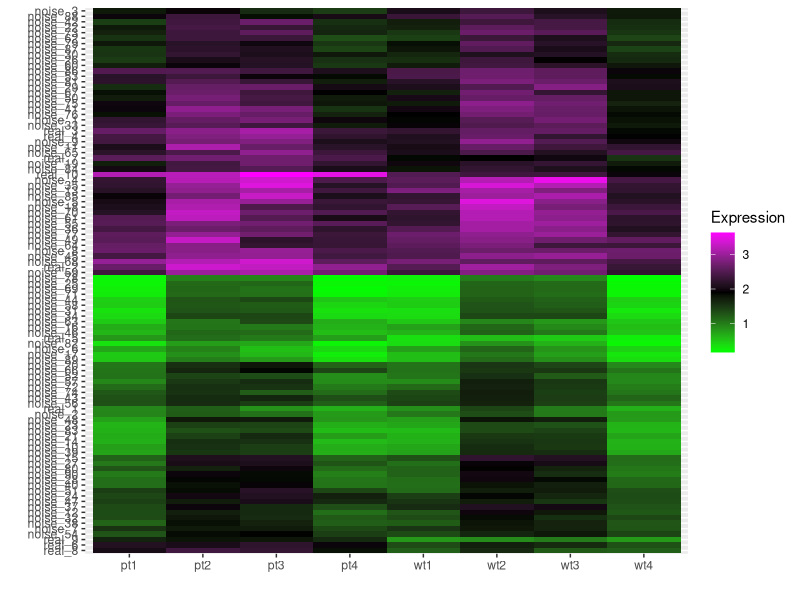
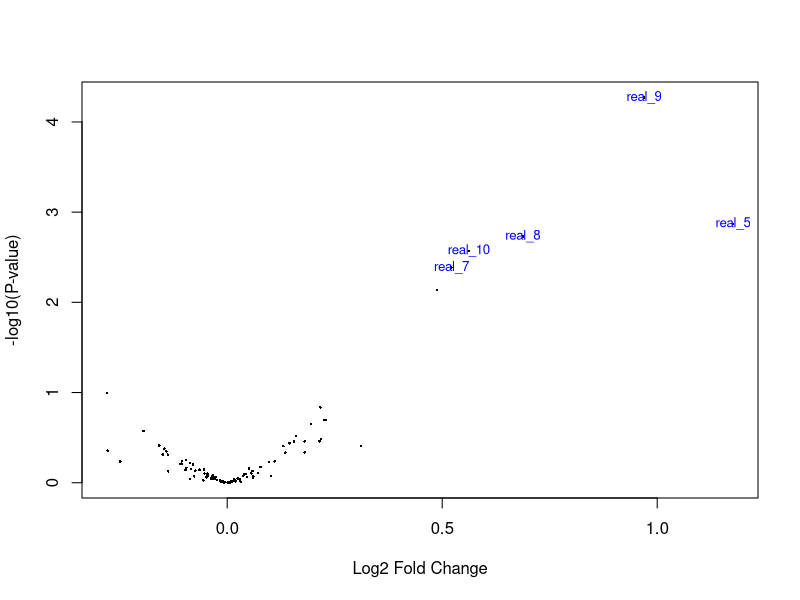
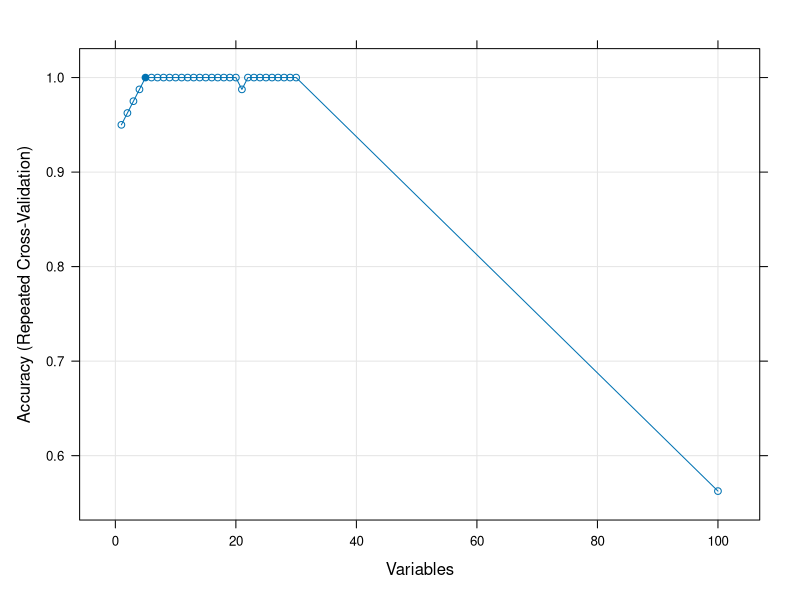

Write the R code that produced these figures, in order.
## ---- chunk 1
library(ggplot2)
library(cowplot)
# Generating subject characteristics

# Disease state
disease <- c(0,0,0,0,1,1,1,1)

# Sex
set.seed(1629)
sex <- as.numeric(runif(n = 8, min = 0, max = 1) > 0.5)

# Hidden confounding factor for each N
hcf <- runif(n = 8, min = 0, max = 1)

# Age
age <- round(runif(n = 8, min = 0, max = 1), digits = 2)

# Meta data table
meta_df <- data.frame(disease, sex, "hidden factor" = hcf, age, 
                      row.names = paste("object", seq(8)))

print(meta_df)
## ---- chunk 2
# Generate dummy data set
## Saving the genes and the random generated coefficients in two lists
feature <- list()
coef <- list()

## Generating 100 genes
for (i in seq(100)) {
  # Generate 10 genes that is related to disease
  if (i <= 10) {
    coef_sex <- runif(n = 1, min = 0, max = (1 - i/10))
    coef_hcf <- runif(n = 1, min = 0, max = (1 - i/10 - coef_sex))
    coef_age <- 1 - (i/10 + coef_sex + coef_hcf)
    noise <- runif(1, min = 0, max = 0.5)
    ident <- runif(1, min = 0, max = 2)
    basal <- rnorm(n = 8, sd = ident * 0.1, mean = ident)
    feature[[i]] <- disease * (i / 10) + sex * coef_sex + age * coef_age + hcf * coef_hcf + noise + basal
    coef[[i]] <- c(i/10, coef_sex, coef_age, coef_hcf, noise)
    next
  }
  # The rest 90 genes are not related to disease state
  coef_sex <- runif(n = 1, min = 0, max = 1)
  coef_hcf <- runif(n = 1, min = 0, max = (1 - coef_sex))
  coef_age <- 1 - (coef_sex + coef_hcf)
  noise <- runif(1, min = 0, max = 0.5)
  ident <- runif(1, min = 0, max = 2)
  basal <- rnorm(n = 8, sd = ident * 0.1, mean = ident)
  feature[[i]] <- sex * coef_sex + age * coef_age + hcf * coef_hcf + noise + basal
  coef[[i]] <- c(0, coef_sex, coef_age, coef_hcf, noise)
}

# Formatting the expression matrix
expression <- do.call("rbind", feature)
coefficient <- do.call("rbind", coef)
colnames(expression) <- c("wt1", "wt2", "wt3", "wt4", "pt1", "pt2", "pt3", "pt4")
colnames(coefficient) <- c("Disease", "Sex", "Age", "HCF", "Noise")
expression <- data.frame(expression)

expression$gene <- c(
sapply(seq(10), function(x) paste("real", x, sep = "_")),
sapply(seq(90), function(x) paste("noise", x, sep = "_")))
## ---- chunk 3
# Transform the expression matrix for plotting
expression_l <- tidyr::gather(expression, key = "Subject", 
                              value = "Expression", -gene
)

# Order the genes by hierarchical clustering
row.names(expression) <- expression$gene
gene_dist <- dist(expression[ , names(expression) != "gene"])
gene_hc <- hclust(gene_dist)

expression_l$gene <- factor(expression_l$gene, 
                            levels = rev(gene_hc$labels[gene_hc$order]))

ggplot(expression_l, aes(x = Subject, y = gene, fill = Expression)) +
  geom_tile() +
  scale_fill_gradientn(colours = c("green", "black", "magenta")) +
  labs(x = "", y = "")
## ---- chunk 4
library(limma)

log_exp <- log2(expression[, -9])
log_exp$gene <- expression$gene

design <- model.matrix(~ 0+factor(c(0,0,0,0,1,1,1,1)))
colnames(design) <- c("Ctrl","Patient")
fit <- lmFit(log_exp[, -9], design)
fit$genes$ID <- log_exp$gene

cont.matrix <- makeContrasts(PatientvsCtrl = Patient-Ctrl, levels=design)
fit2 <- contrasts.fit(fit, cont.matrix)
fit2 <- eBayes(fit2)
volcanoplot(fit2, highlight = 5)
tt <- topTable(fit2, number = 20, adjust = "BH")
print(head(tt))
## ---- chunk 5
# Reverse feature selection with caret
library(caret)
exp_rfe <- t(expression[, -9])
colnames(exp_rfe) <- expression$gene
ctrl <- rfeControl(functions = rfFuncs,
                   method = "repeatedCV",
                   repeats = 10, verbose = FALSE)
type_exp <- factor(c(0,0,0,0,1,1,1,1), labels = c("0", "1"))
lmProfile_exp <- rfe(x=exp_rfe, y=type_exp,
                     sizes = c(1:30),
                     rfeControl = ctrl)
plot(lmProfile_exp, type = c("g", "o"))
predictors(lmProfile_exp)
